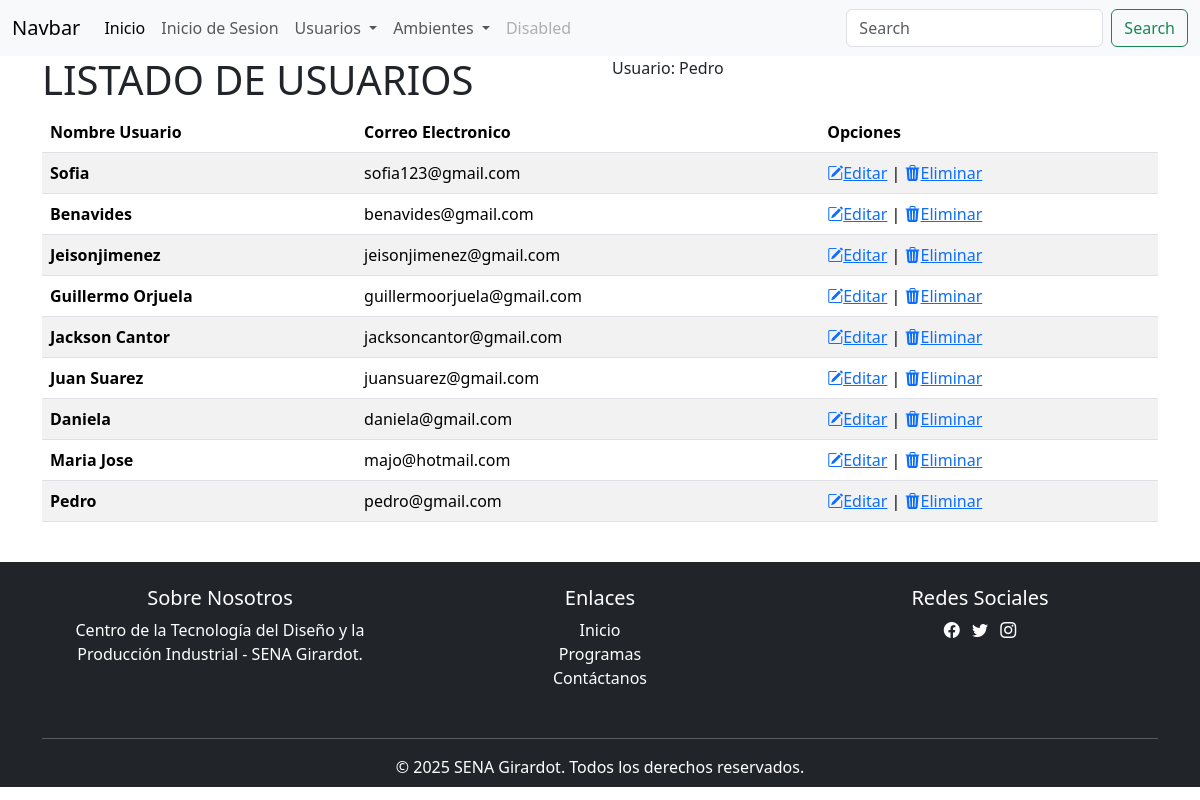
Page /usuarios/usuarios (signed in) on the committed database.
### tables this page shows
CREATE TABLE `usuarios` (
  `id` int NOT NULL AUTO_INCREMENT,
  `nombre` varchar(100) NOT NULL,
  `email` varchar(100) NOT NULL,
  `password` text NOT NULL,
  `intentos` int NOT NULL DEFAULT '0',
  PRIMARY KEY (`id`)
);

### controllers/controlador.php (called while the page is built)
<?php
class Controlador
{
    public function cargarTemplate()
    {
        include 'views/template.php';
    }
    public function enlacesPaginasControlador()
    {
        $enlace = isset($_GET['action']) ? $_GET['action'] :'inicio';
        $carpeta = isset($_GET['dato']) ? $_GET['dato'] : null;
        $modelo = new EnlacesPaginasModelo();
        $rutaVista = $modelo->enlacesPaginas($enlace, $carpeta);
        include($rutaVista);
    }
}

### index.php (called while the page is built, shortened)
<?php
require_once 'controllers/controlador.php';
require_once 'controllers/usuariocontroller.php';
require_once 'models/usuariomodelo.php';
$controlador = new Controlador();
$controlador->cargarTemplate();

### models/usuariomodelo.php (called while the page is built, shortened)
<?php
class UsuarioModelo extends Conexion
{
    public function listarUsuariosModelo()
    {
        $pdo = $this->conectar();
        $stmt = $pdo->prepare('SELECT * FROM usuarios ORDER BY id desc');
        $stmt->execute();
        $resultado = $stmt->fetchAll();
        return $resultado;
    }
}

### controllers/usuariocontroller.php (called while the page is built, shortened)
<?php
class UsuarioController
{
    public function listarUsuariosControlador()
    {
        $usuarioModelo = new UsuarioModelo();
        $resultado = $usuarioModelo->listarUsuariosModelo();
        return $resultado;
    }
}

### views/modules/usuarios/usuarios.php (the view, shortened to what this page needs)
<?php
$usuarioControlador = new UsuarioController();
$datos = $usuarioControlador->listarUsuariosControlador();
?>
<div class="container">
    <div class="row">
        <div class="col">
            <h1>LISTADO DE USUARIOS</h1>
        </div>
        <div class="col">Usuario: <?php echo $_SESSION['nombreUsuario'] ?></div>
    </div>
    <table class="table table-striped">
        <thead>
            <tr>
                <th scope="col">Nombre Usuario</th>
                <th scope="col">Correo Electronico</th>
                <th scope="col">Opciones</th>
            </tr>
        </thead>
        <tbody>
            <?php
            foreach ($datos as $usuarios) {
            ?>
                <tr>
                    <th scope="row"><?php echo $usuarios['nombre'] ?></th>
                    <td><?php echo $usuarios['email'] ?></td>
                    <td>
                        <a href="<?php echo BASE_URL; ?>usuarios/editar/<?php echo $usuarios['id']; ?>"><i class="bi bi-pencil-square"></i>Editar</a>
                        |
                        <a href="#" onclick="eliminarUsuario(<?php echo $usuarios['id'] ?>)"><i class="bi bi-trash3-fill"></i>Eliminar</a></td>
                </tr>
            <?php
            }
            ?>
        </tbody>
    </table>
</div>

### views/template.php (shortened to what this page needs)
<!DOCTYPE html>
<html lang="en">
<head>
    <link rel="stylesheet" href="<?php echo BASE_URL; ?>views/css/bootstrap.min.css">
    <link rel="stylesheet" href="<?php echo BASE_URL; ?>views/css/bootstrap-icons.min.css">
</head>
<body>
    <header>
        <?php
        include("views/modules/navegacion.php");
        ?>
    </header>
    <section>
        <?php
        $controlador = new Controlador();
        $controlador->enlacesPaginasControlador();
        ?>
    </section>
    <footer class="bg-back text-white pt-4 pb-2">
        <?php include("views/modules/footer.php"); ?>
    </footer>
</body>
</html>

### views/modules/navegacion.php (shortened to what this page needs)
<nav class="navbar navbar-expand-lg bg-body-tertiary">
    <div class="container-fluid">
        <a class="navbar-brand" href="#">Navbar</a>
        <div class="collapse navbar-collapse" id="navbarSupportedContent">
            <ul class="navbar-nav me-auto mb-2 mb-lg-0">
                <li class="nav-item">
                    <a class="nav-link active" aria-current="page" href="<?php echo BASE_URL; ?>">Inicio</a>
                </li>
                <li class="nav-item">
                    <a class="nav-link" href="<?php echo BASE_URL; ?>usuarios/ingresar">Inicio de Sesion</a>
                </li>
                <li class="nav-item dropdown">
                    <a class="nav-link dropdown-toggle" href="#" role="button" data-bs-toggle="dropdown" aria-expanded="false">
                        Usuarios
                    </a>
                </li>
                <li class="nav-item dropdown">
                    <a class="nav-link dropdown-toggle" href="#" role="button" data-bs-toggle="dropdown"
                        aria-expanded="false">
                        Ambientes
                    </a>
                </li>
                <li class="nav-item">
                    <a class="nav-link disabled" aria-disabled="true">Disabled</a>
                </li>
            </ul>
            <form class="d-flex" role="search">
                <input class="form-control me-2" type="search" placeholder="Search" aria-label="Search" />
                <button class="btn btn-outline-success" type="submit">Search</button>
            </form>
        </div>
    </div>
</nav>

### views/modules/footer.php
<footer class="bg-dark text-white pt-4 pb-2">
    <div class="container text-center">
        <div class="row">
            <div class="col-md-4 mb-3">
                <h5>Sobre Nosotros</h5>
                <p>Centro de la Tecnología del Diseño y la Producción Industrial - SENA Girardot.</p>
            </div>
            <div class="col-md-4 mb-3">
                <h5>Enlaces</h5>
                <ul class="list-unstyled">
                    <li><a href="#" class="text-white text-decoration-none">Inicio</a></li>
                    <li><a href="#" class="text-white text-decoration-none">Programas</a></li>
                    <li><a href="#" class="text-white text-decoration-none">Contáctanos</a></li>
                </ul>
            </div>
            <div class="col-md-4 mb-3">
                <h5>Redes Sociales</h5>
                <a href="#" class="text-white me-2"><i class="bi bi-facebook"></i></a>
                <a href="#" class="text-white me-2"><i class="bi bi-twitter"></i></a>
                <a href="#" class="text-white"><i class="bi bi-instagram"></i></a>
            </div>
        </div>
        <hr class="bg-white">
        <p class="mb-0">&copy; 2025 SENA Girardot. Todos los derechos reservados.</p>
    </div>
</footer>

### rows in the picture
usuarios: nombre "Sofia", email "sofia123@gmail.com"
usuarios: nombre "Benavides", email "benavides@gmail.com"
usuarios: nombre "Jeisonjimenez", email "jeisonjimenez@gmail.com"
usuarios: nombre "Guillermo Orjuela", email "guillermoorjuela@gmail.com"
usuarios: nombre "Jackson Cantor", email "jacksoncantor@gmail.com"
usuarios: nombre "Juan Suarez", email "juansuarez@gmail.com"
usuarios: nombre "Daniela", email "daniela@gmail.com"
usuarios: nombre "Maria Jose", email "majo@hotmail.com"
usuarios: nombre "Pedro", email "pedro@gmail.com"

### other values in the picture
$_SESSION['nombreUsuario'] "Pedro"
